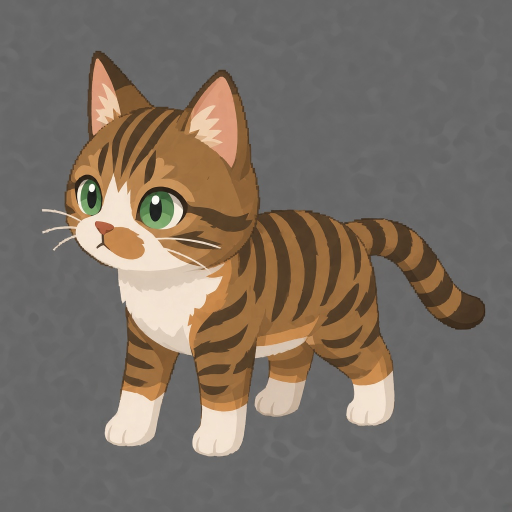
#> input picture docs/validation/route_a_v4_clean/route_a_v4_ai_source.jpg, 1024 x 1024 px, found by its file name (shown at 1/2 size); the run also reads 1 picture not shown here
$ python build_route_a_v4.py
#> lines starting #> are read from the running program, lines starting #| are printed output that depends on the picture; after the words box and inside, x2 and y2 are one past the last pixel; in counts of white or black regions, pixels touching at a corner belong together
#!/usr/bin/env python3
"""
Route A v4 (Clean AI-Native HD-2D Pixel Sprite + Zero Ghost Paws / Zero Barcode / Zero Paint Blobs):
1. Uses the newly generated `route_a_v4_ai_source.jpg` (which has all 4 white-socked paws clearly separated,
   ringed tabby tail, asymmetric right-caramel / left-white peanut muzzle, white chest bib & flank cloud,
   and vivid emerald-green eyes).
2. NO Python-drawn orange circles, NO 14-color camo quantization, NO artificial fork lines on paws!
   Instead, cleanly extracts the AI cat foreground, downsamples to the exact 116x102 logical pixel grid
   with Nearest-neighbor sampling (preserving 100% of the rich, natural AI fur shades and crisp brushwork),
   adds a clean 1px dark espresso outer outline (`#1b100a`), scales by exact 2x2 integer blocks (`232x204`),
   and composites onto `clean_town_bg.png` with soft ground contact shadows under all 4 paws!
"""
from pathlib import Path
import numpy as np
from PIL import Image, ImageDraw, ImageFilter, ImageEnhance

V1_DIR = Path("/workspace/miaowangtown/docs/validation/ab_static_compare")
V3_DIR = Path("/workspace/miaowangtown/docs/validation/route_a_v3_crisp")
OUT_DIR = Path("/workspace/miaowangtown/docs/validation/route_a_v4_clean")
OUT_DIR.mkdir(parents=True, exist_ok=True)


def extract_clean_ai_pixel_sprite() -> Image.Image:
    im = Image.open(OUT_DIR / "route_a_v4_ai_source.jpg").convert("RGB")
#> im is the input picture: PIL image 1024x1024 RGB; mean R, G, B 121.2, 111, 100.6
    # Mild contrast & sharpness enhancement so natural AI fur tufts and eye highlights stay crisp at 116x102
    im = ImageEnhance.Contrast(im).enhance(1.08)
    im = im.filter(ImageFilter.UnsharpMask(radius=1.5, percent=135, threshold=3))
    arr = np.array(im)
    H, W, _ = arr.shape
#> H = 1024; W = 1024

    # Background is neutral gray (R≈G≈B≈103); cat fur/eyes/stripes have either chroma or strong luma difference
    corners = np.vstack([
        arr[:40, :40].reshape(-1, 3),
        arr[:40, -40:].reshape(-1, 3),
        arr[-40:, :40].reshape(-1, 3),
        arr[-40:, -40:].reshape(-1, 3),
    ])
    bg_med = np.median(corners, axis=0)
#> bg_med = [102, 102, 102]
    dist_bg = np.linalg.norm(arr.astype(np.float32) - bg_med[None, None, :], axis=2)

    r, g, b = arr[:, :, 0].astype(np.int32), arr[:, :, 1].astype(np.int32), arr[:, :, 2].astype(np.int32)
    chroma = np.maximum(np.maximum(r, g), b) - np.minimum(np.minimum(r, g), b)

    # Foreground mask: exclude neutral gray background (where chroma < 16 and 68 < luma < 148)
    is_cat = (
        (chroma >= 18)
        | (r > 162)
        | (r < 64)
        | (dist_bg > 34.0)
    ) & (dist_bg > 22.0)
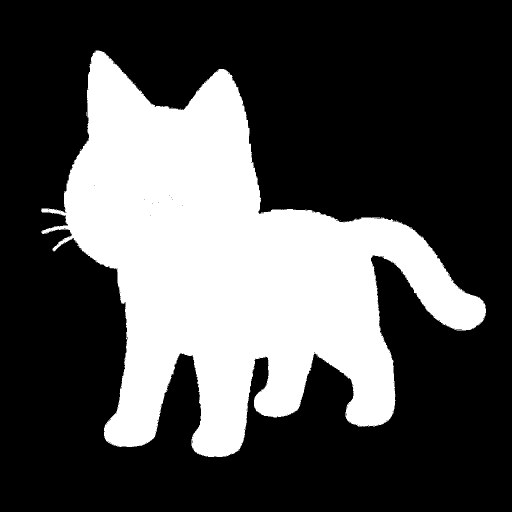
#> is_cat: shape (1024, 1024) bool (shown at 1/2 size); 31.2% white; 44 white regions (43 under 20 px), largest, box (x1, y1, x2, y2) and area: (82, 100, 972, 914) 327405
    is_cat[:16, :] = False
    is_cat[-16:, :] = False
    is_cat[:, :16] = False
    is_cat[:, -16:] = False

    # Keep main connected body (remove any tiny isolated background specks and thin floating whisker fringe before pixelation)
    # 2px erosion to strip 1px anti-aliased gray border halo around the cat
    eroded = is_cat.copy()
    for _ in range(3):
        nxt = eroded.copy()
        for dy, dx in [(-1, 0), (1, 0), (0, -1), (0, 1)]:
            nxt &= np.roll(np.roll(eroded, dy, axis=0), dx, axis=1)
        eroded = nxt
    # Dilate back 1px so silhouette stays full without the gray fringe
    fg = eroded.copy()
    for dy, dx in [(-1, 0), (1, 0), (0, -1), (0, 1)]:
        fg |= np.roll(np.roll(eroded, dy, axis=0), dx, axis=1)
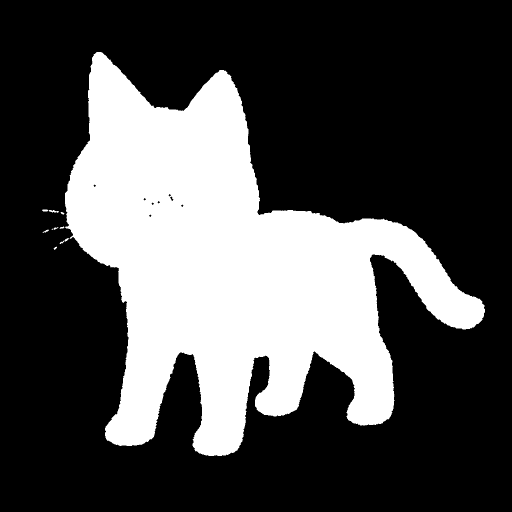
#> fg: shape (1024, 1024) bool (shown at 1/2 size); 30.3% white; 10 white regions (1 under 20 px), largest, box (x1, y1, x2, y2) and area: (130, 104, 970, 912) 317211, (97, 420, 118, 426) 65, (119, 476, 138, 488) 59

    # Also fill any internal holes inside the cat body (e.g. dark pupils or dark stripes that happened to have low chroma)
    # Any pixel inside the bounding box with r < 75 or surrounded by fg is part of the cat
    ys, xs = np.where(fg)
    x0, x1 = xs.min(), xs.max()
#> x0 = 84; x1 = 969
    y0, y1 = ys.min(), ys.max()
#> y0 = 104; y1 = 911

    # Flood-fill background from the 4 corners of the bounding box padded by 4px
    pad = 8
    bx0, bx1 = max(0, x0 - pad), min(W, x1 + pad)
#> bx0 = 76; bx1 = 977
    by0, by1 = max(0, y0 - pad), min(H, y1 + pad)
#> by0 = 96; by1 = 919
    sub_fg = fg[by0:by1, bx0:bx1].copy()
#> sub_fg: shape (823, 901) bool; 42.8% white; 10 white regions (1 under 20 px), largest, box (x1, y1, x2, y2) and area: (54, 8, 894, 816) 317211, (21, 324, 42, 330) 65, (43, 380, 62, 392) 59
    sh, sw = sub_fg.shape
#> sh = 823; sw = 901
    bg_reach = np.zeros((sh, sw), dtype=bool)
    bg_reach[0, :] = ~sub_fg[0, :]
#> bg_reach: shape (823, 901) bool; 0.12% white in thin lines or dots, all inside (x1, y1, x2, y2) = (0, 0, 901, 1)
    bg_reach[-1, :] = ~sub_fg[-1, :]
    bg_reach[:, 0] = ~sub_fg[:, 0]
    bg_reach[:, -1] = ~sub_fg[:, -1]
#> bg_reach: shape (823, 901) bool; 0.46% white in thin lines or dots
    for _ in range(max(sh, sw)):
        prev = bg_reach.copy()
        for dy, dx in [(-1, 0), (1, 0), (0, -1), (0, 1)]:
            bg_reach |= np.roll(np.roll(bg_reach, dy, axis=0), dx, axis=1) & (~sub_fg)
        if np.array_equal(prev, bg_reach):
            break
#> bg_reach: shape (823, 901) bool; 57.2% white; 10 black regions (1 under 20 px), largest, box (x1, y1, x2, y2) and area: (54, 8, 894, 816) 317329, (21, 324, 42, 330) 65, (43, 380, 62, 392) 59
    # Interior of cat = ~bg_reach!
    sub_solid = ~bg_reach

    # Replace background pixels in `sub_rgb` with nearest interior cat pixel so edge sampling never pulls gray!
    sub_rgb = arr[by0:by1, bx0:bx1].copy()
    valid_c = sub_solid.copy()
    for _ in range(10):
        if np.all(valid_c):
            break
        for dy, dx in [(-1, 0), (1, 0), (0, -1), (0, 1), (-1, -1), (1, -1), (-1, 1), (1, 1)]:
            sv = np.roll(np.roll(valid_c, dy, axis=0), dx, axis=1)
            sc = np.roll(np.roll(sub_rgb, dy, axis=0), dx, axis=1)
            fill = (~valid_c) & sv
            if np.any(fill):
                sub_rgb[fill] = sc[fill]
                valid_c[fill] = True
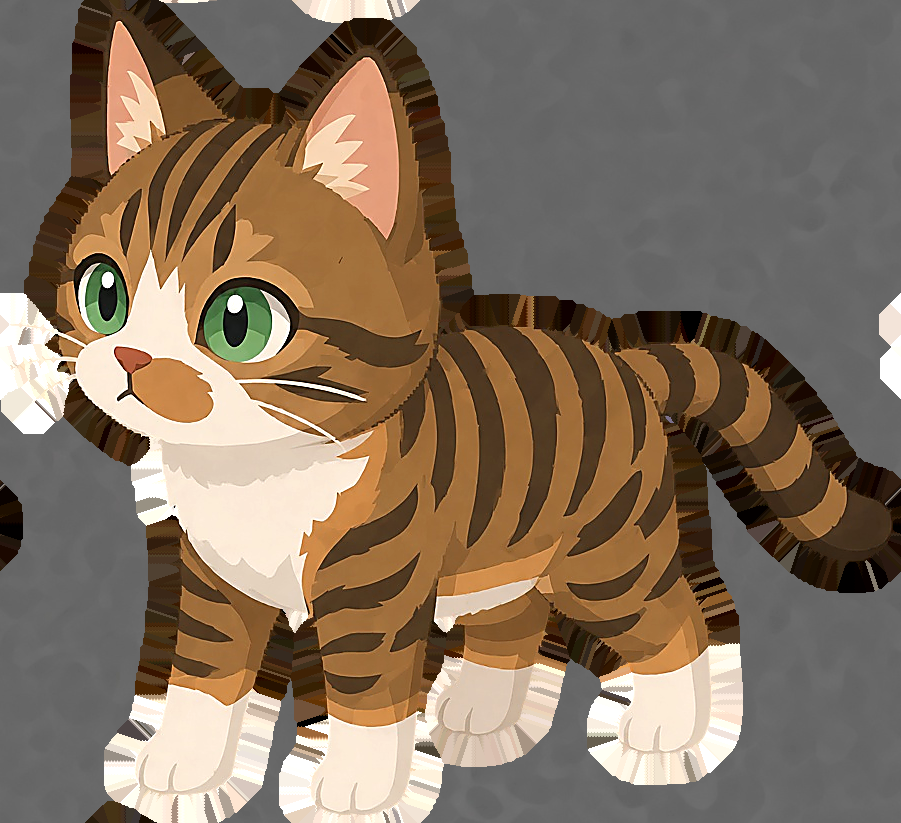
#> sub_rgb: shape (823, 901, 3); mean R, G, B 132, 113.8, 95.4
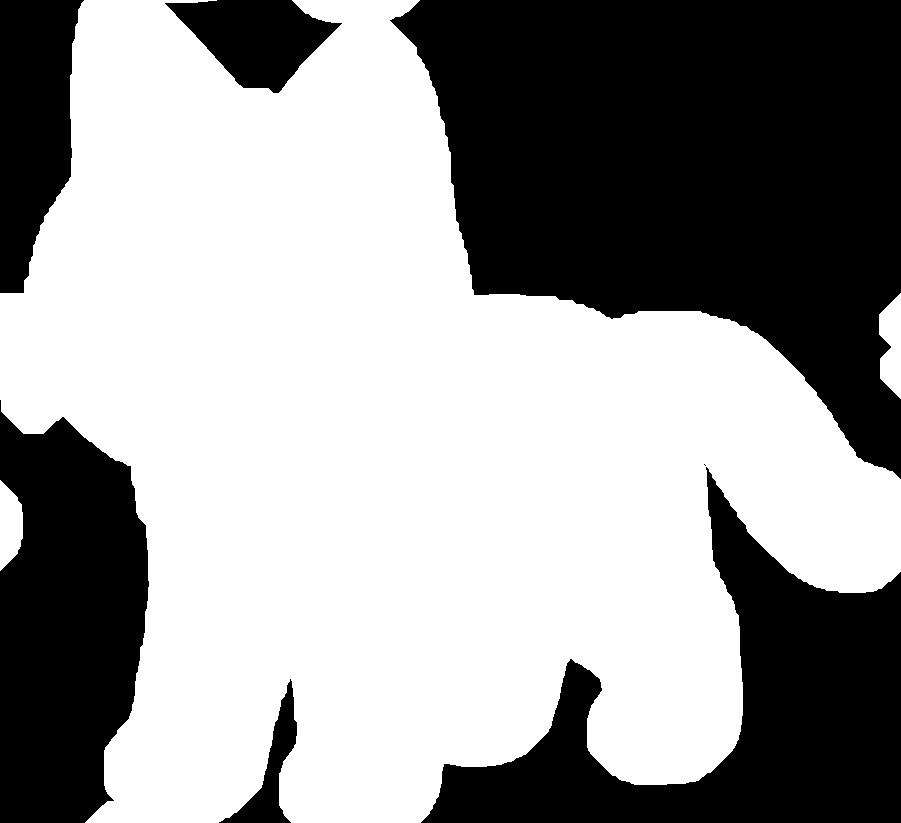
#> valid_c: shape (823, 901) bool; 60.1% white; 7 black regions (1 under 20 px), largest, box (x1, y1, x2, y2) and area: (390, 0, 901, 479) 153759, (421, 467, 901, 823) 62797, (0, 400, 149, 823) 48995, (0, 0, 84, 293) 17600, (165, 0, 342, 93) 9309, (219, 679, 297, 823) 3082

    # Slightly warm-harmonize the white fur and brown coat so it sits naturally in the warm lantern-lit HD-2D town
    # (target cat white fur is warm cream (224, 204, 178) rather than cool blue-white)
    sub_f = sub_rgb.astype(np.float32)
    sub_f[:, :, 0] = np.clip(sub_f[:, :, 0] * 1.01, 0, 255)
    sub_f[:, :, 1] = np.clip(sub_f[:, :, 1] * 0.96, 0, 255)
    sub_f[:, :, 2] = np.clip(sub_f[:, :, 2] * 0.86, 0, 255)
    sub_rgb = sub_f.astype(np.uint8)

    rgba_hi = np.zeros((sh, sw, 4), dtype=np.uint8)
    rgba_hi[:, :, :3] = sub_rgb
    rgba_hi[sub_solid, 3] = 255

    hi_im = Image.fromarray(rgba_hi, mode="RGBA")
    hi_im.save(OUT_DIR / "route_a_v4_highres_clean.png")

    # Downsample to exact logical pixel grid (114x104) with NEAREST so every pixel is crisp and retains natural AI shading!
    gw = 114
    gh = int(round(gw * sh / float(sw)))
#> gh = 104
    low_im = hi_im.resize((gw, gh), Image.Resampling.NEAREST)
    low_arr = np.array(low_im)
    alpha = low_arr[:, :, 3] > 128
#> alpha: shape (104, 114) bool; 42.9% white; 5 white regions (4 under 20 px), largest, box (x1, y1, x2, y2) and area: (7, 1, 113, 103) 5077

    # Remove any single-pixel isolated spurs on the silhouette boundary
    nb_count = np.zeros_like(alpha, dtype=np.int32)
    for dy, dx in [(-1, 0), (1, 0), (0, -1), (0, 1)]:
        nb_count += np.roll(np.roll(alpha, dy, axis=0), dx, axis=1).astype(np.int32)
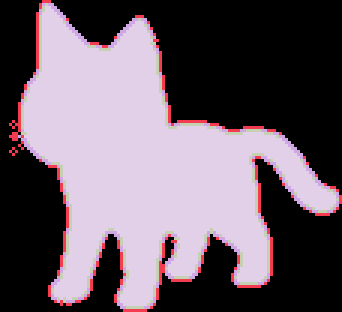
#> nb_count: shape (104, 114) int32 (shown 3 times larger); 5 distinct labels, from 0 to 4; one colour per label, 0 black
    alpha &= (nb_count >= 2)
#> alpha: shape (104, 114) bool; 42.8% white; 1 white region, box (x1, y1, x2, y2) and area: (7, 1, 113, 103) 5073
    low_arr[~alpha] = [0, 0, 0, 0]
    low_arr[alpha, 3] = 255

    # Add crisp 1px dark espresso outer pixel outline (#1b100a = 27, 16, 10)
    outline_col = np.array([27, 16, 10, 255], dtype=np.uint8)
    dilated = np.zeros_like(alpha)
    for dy, dx in [(-1, 0), (1, 0), (0, -1), (0, 1)]:
        dilated |= np.roll(np.roll(alpha, dy, axis=0), dx, axis=1)
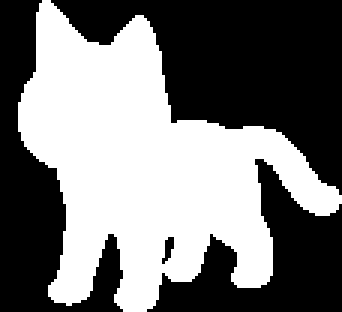
#> dilated: shape (104, 114) bool (shown 3 times larger); 46.8% white; 1 white region, box (x1, y1, x2, y2) and area: (6, 0, 114, 104) 5547
    edge = dilated & (~alpha)
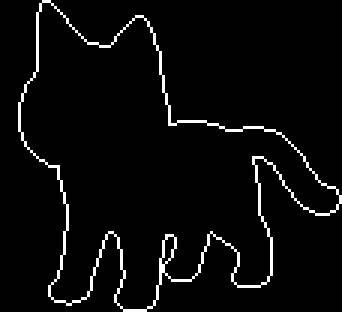
#> edge: shape (104, 114) bool (shown 3 times larger); 4% white in thin lines or dots
    low_arr[edge] = outline_col

    # Add 2 crisp pixel whiskers on the left side of the muzzle (2px/3px long, warm cream-white)
    w_mask = alpha & (low_arr[:, :, 0] > 175) & (low_arr[:, :, 1] > 150)
    gy_grid = np.arange(gh)[:, None]
#> gy_grid = 104 values from 0 to 103
    wys, wxs = np.where(w_mask & (gy_grid > gh * 0.36) & (gy_grid < gh * 0.54))
#> wys = 290 values from 38 to 56; wxs = 290 values, max 45 at index 168, min 8 at index 50, mean 24.19
    if len(wxs) > 0:
        wx_min = int(np.percentile(wxs, 3))
#> wx_min = 10
        wy_med = int(np.median(wys[wxs <= wx_min + 3]))
#> wy_med = 46
        for wy_off, wx_len in [(-1, 3), (2, 3)]:
            wy = wy_med + wy_off
            for step in range(1, wx_len + 1):
                wx = wx_min - step
                if 0 <= wx < gw and 0 <= wy < gh:
                    low_arr[wy, wx] = [228, 210, 186, 255]
#> this loop made 2 passes
#> wy on passes 1 to 2: 45, 48

    low_out = Image.fromarray(low_arr, mode="RGBA")
    low_out.save(OUT_DIR / "route_a_v4_sprite_logical.png")

    # Scale by exact 2x2 integer blocks -> 228x208 on the 1364x1064 town canvas!
    sprite_2x = low_out.resize((gw * 2, gh * 2), Image.Resampling.NEAREST)
    sprite_2x.save(OUT_DIR / "route_a_v4_sprite.png")
    print(f"[v4] Saved logical sprite ({gw}x{gh}) and 2x2 canvas sprite ({sprite_2x.size})")
#| [v4] Saved logical sprite (114x104) and 2x2 canvas sprite ((228, 208))
    return sprite_2x


def composite_v4_into_clean_town(sprite_2x: Image.Image) -> Image.Image:
    bg = Image.open(OUT_DIR / "clean_town_bg.png").convert("RGBA")
    tw, th = sprite_2x.size
#> tw = 228; th = 208

    # Place cat at the exact position of the original red-box cat (center x=840, bottom of front paws at y=662)
    paste_x = 840 - (tw // 4) * 2
#> paste_x = 726
    paste_y = 662 - th
#> paste_y = 454

    # Soft ground contact shadow under the body and all 4 paws
    shadow_layer = Image.new("RGBA", bg.size, (0, 0, 0, 0))
    sdraw = ImageDraw.Draw(shadow_layer)
    # Main under-body soft shadow ellipse
    sdraw.ellipse(
        (paste_x + int(tw * 0.10), paste_y + int(th * 0.76),
         paste_x + int(tw * 0.84), paste_y + int(th * 1.01)),
        fill=(12, 10, 8, 125)
    )
    # 4 paw contact shadows matching the 4 paws of `route_a_v4_sprite.png`:
    # Paw 1 (front right, screen left): x_rel=0.22, y_rel=0.95
    # Paw 2 (front left, screen mid-left): x_rel=0.41, y_rel=0.97
    # Paw 3 (hind right, screen mid): x_rel=0.55, y_rel=0.89
    # Paw 4 (hind left, screen right): x_rel=0.76, y_rel=0.91
    for px_rel, py_rel in [(0.22, 0.95), (0.41, 0.97), (0.55, 0.89), (0.76, 0.91)]:
        cx = paste_x + int(tw * px_rel)
        cy = paste_y + int(th * py_rel)
        sdraw.ellipse((cx - 20, cy - 8, cx + 20, cy + 8), fill=(8, 6, 5, 160))

    shadow_blur = shadow_layer.filter(ImageFilter.GaussianBlur(radius=5.5))
    scene = Image.alpha_composite(bg, shadow_blur)

    cat_layer = Image.new("RGBA", bg.size, (0, 0, 0, 0))
    cat_layer.paste(sprite_2x, (paste_x, paste_y), sprite_2x)
    scene = Image.alpha_composite(scene, cat_layer)

    rgb_out = scene.convert("RGB")
    rgb_out.save(OUT_DIR / "route_a_v4_in_town.png", quality=95)

    # Save exact same close-up crop as the user's screenshot (700, 440, 980, 672) upscaled 4x with NEAREST!
    closeup = rgb_out.crop((700, 440, 980, 672)).resize((280 * 4, 232 * 4), Image.Resampling.NEAREST)
    closeup.save(OUT_DIR / "route_a_v4_closeup_crop.png")
    print("[v4] Saved route_a_v4_in_town.png and route_a_v4_closeup_crop.png")
    return rgb_out


def main():
    sprite_2x = extract_clean_ai_pixel_sprite()
    composite_v4_into_clean_town(sprite_2x)


if __name__ == "__main__":
    main()
